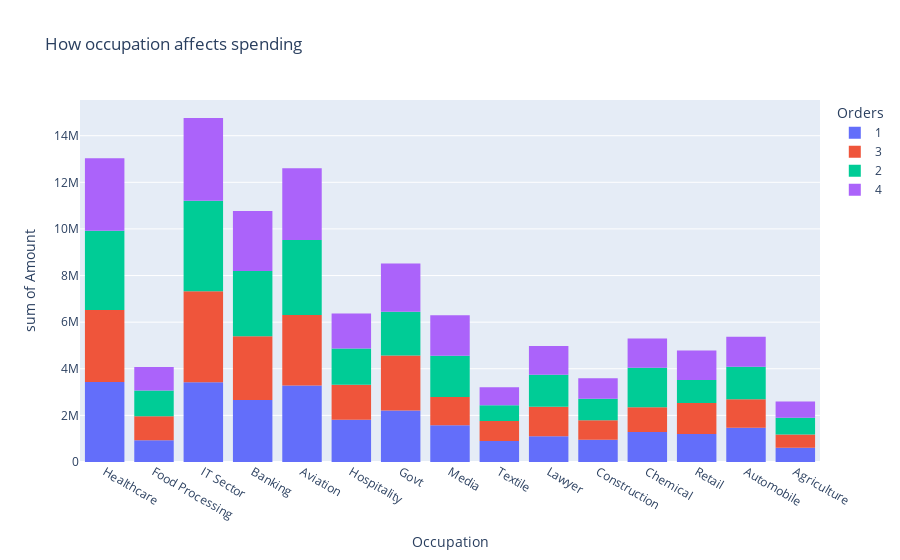

Notebook cell for this chart:
### Markdown cell above
Furniture was the most bought product

### Code cell
fig=px.histogram(diwali,x= 'Occupation',y='Amount',color='Orders',title='How occupation affects spending')
fig.show()

### Figure 1 — Plotly figure (JSON) as saved in the notebook; plotly's stock layout.template omitted (floating-point values rounded to 4 significant figures; data arrays with more than 128 entries replaced by an {"elided": "..."} marker saying what was removed)
{"data": [{"alignmentgroup": "True", "bingroup": "x", "histfunc": "sum", "hovertemplate": "Orders=1<br>Occupation=%{x}<br>sum of Amount=%{y}<extra></extra>", "legendgroup": "1", "marker": {"color": "#636efa", "pattern": {"shape": ""}}, "name": "1", "offsetgroup": "1", "orientation": "v", "showlegend": true, "type": "histogram", "x": {"elided": "2813 str values"}, "xaxis": "x", "y": {"elided": "2813 float values"}, "yaxis": "y"}, {"alignmentgroup": "True", "bingroup": "x", "histfunc": "sum", "hovertemplate": "Orders=3<br>Occupation=%{x}<br>sum of Amount=%{y}<extra></extra>", "legendgroup": "3", "marker": {"color": "#EF553B", "pattern": {"shape": ""}}, "name": "3", "offsetgroup": "3", "orientation": "v", "showlegend": true, "type": "histogram", "x": {"elided": "2768 str values"}, "xaxis": "x", "y": {"elided": "2768 float values"}, "yaxis": "y"}, {"alignmentgroup": "True", "bingroup": "x", "histfunc": "sum", "hovertemplate": "Orders=2<br>Occupation=%{x}<br>sum of Amount=%{y}<extra></extra>", "legendgroup": "2", "marker": {"color": "#00cc96", "pattern": {"shape": ""}}, "name": "2", "offsetgroup": "2", "orientation": "v", "showlegend": true, "type": "histogram", "x": {"elided": "2895 str values"}, "xaxis": "x", "y": {"elided": "2895 float values"}, "yaxis": "y"}, {"alignmentgroup": "True", "bingroup": "x", "histfunc": "sum", "hovertemplate": "Orders=4<br>Occupation=%{x}<br>sum of Amount=%{y}<extra></extra>", "legendgroup": "4", "marker": {"color": "#ab63fa", "pattern": {"shape": ""}}, "name": "4", "offsetgroup": "4", "orientation": "v", "showlegend": true, "type": "histogram", "x": {"elided": "2775 str values"}, "xaxis": "x", "y": {"elided": "2775 float values"}, "yaxis": "y"}], "layout": {"barmode": "relative", "legend": {"title": {"text": "Orders"}, "tracegroupgap": 0}, "title": {"text": "How occupation affects spending"}, "xaxis": {"anchor": "y", "domain": [0, 1], "title": {"text": "Occupation"}}, "yaxis": {"anchor": "x", "domain": [0, 1], "title": {"text": "sum of Amount"}}}}
